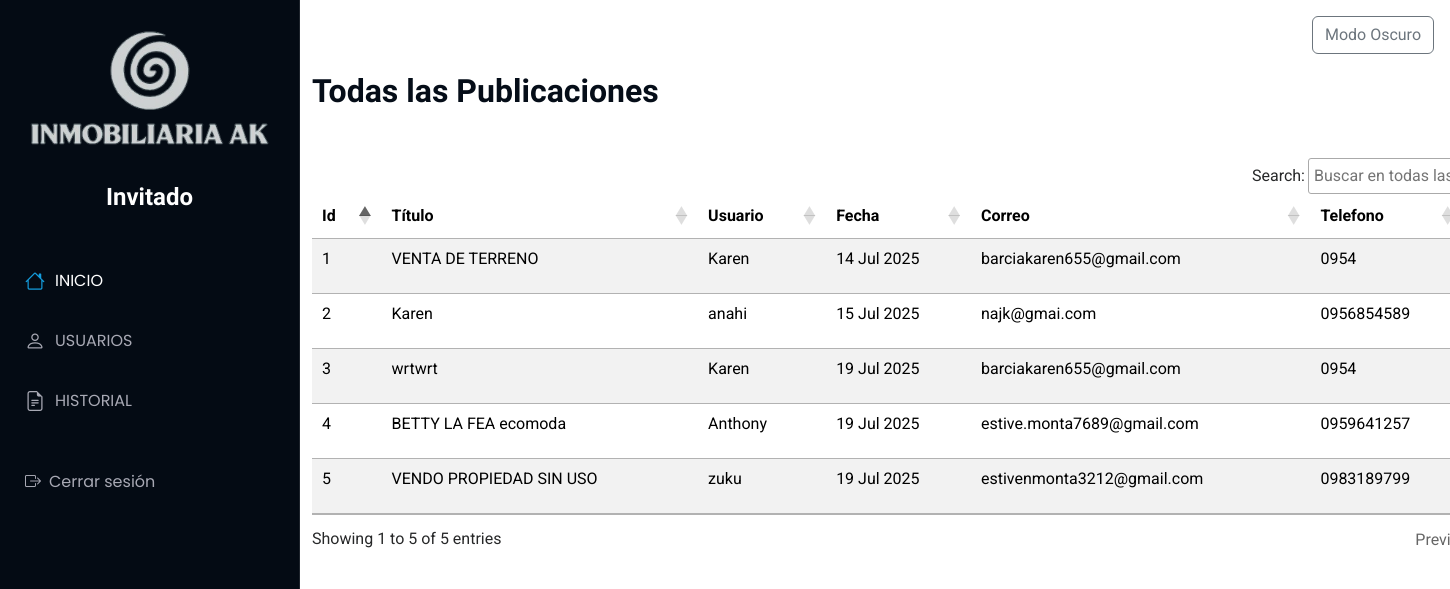
Page /Administrador/admiin (signed in) on the earlier database version.
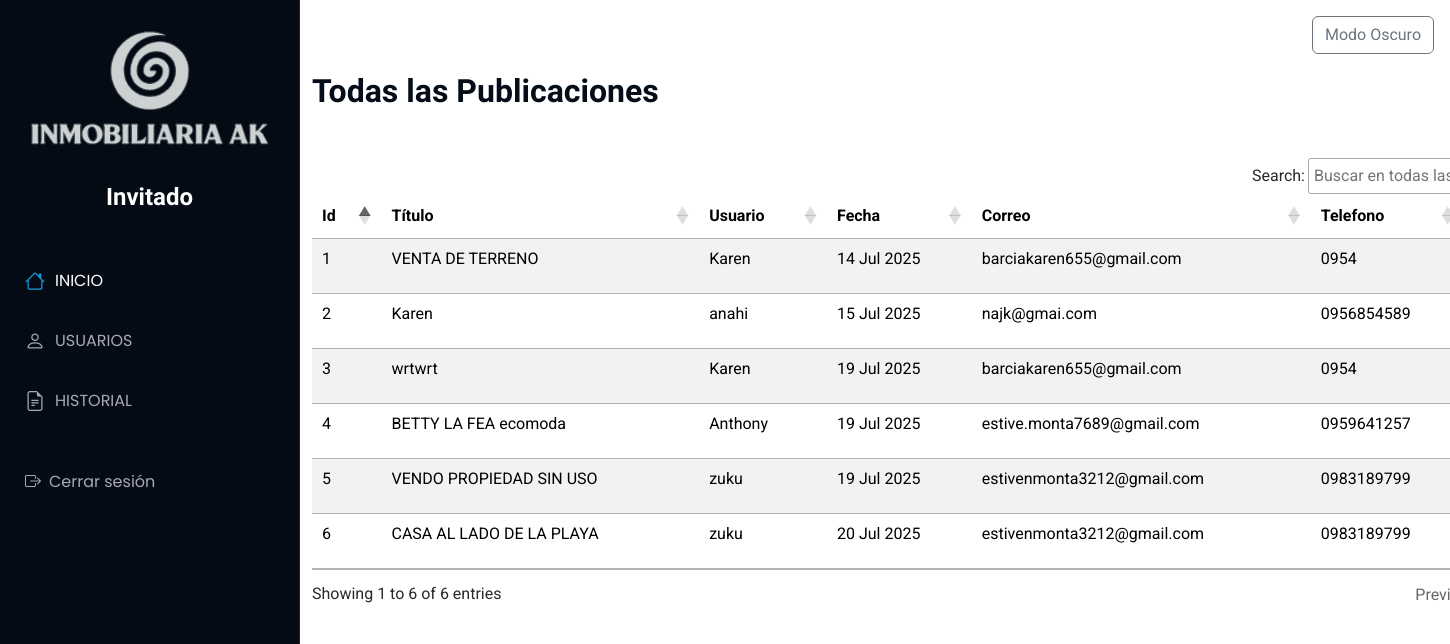
Same page on the later database version.
### Aplicaciones/Publicaciones/models.py (models this page shows)
class Propiedad(models.Model):
    id_propiedad = models.AutoField(primary_key=True)
    titulo = models.CharField(max_length=200)
    imagen = models.FileField(upload_to='propiedades/')
    descripcion = models.TextField()
    precio = models.DecimalField(max_digits=12, decimal_places=2)
    ubicacion=models.CharField(max_length=200,null=True,blank=True)
    usuario = models.ForeignKey(Usuario, on_delete=models.CASCADE)
    latitud = models.DecimalField(max_digits=9, decimal_places=7)
    longitud = models.DecimalField(max_digits=10, decimal_places=7)
    estado = models.CharField(max_length=50)
    fecha_publicacion = models.DateTimeField(auto_now_add=True)
    fecha_actualizacion = models.DateTimeField(auto_now=True,null=True,blank=True)

### Aplicaciones/Usuario/models.py (models this page shows)
class Usuario(models.Model):
    usuario = models.CharField(max_length=150, unique=True)
    contrasena = models.CharField(max_length=128)
    correo = models.EmailField(unique=True,null=True, blank=True)
    telefono = models.CharField(null=True, blank=True)
    fecha_registro = models.DateTimeField(auto_now_add=True,null=True, blank=True)
    telegram_id = models.CharField(max_length=50, null=True, blank=True)

### Aplicaciones/Administrador/views.py (the view)
# urls.py: path('admiin', views.admiin, name='admiin'),
def admiin(request):
    if 'admin_id' not in request.session:
        return redirect('iniciosesion')
    propiedades = Propiedad.objects.select_related('usuario').all()
    return render(request, 'admiin.html', {'propiedades': propiedades})

### Aplicaciones/Administrador/templates/admiin.html (shortened to what this page needs)
{% extends 'admin.html' %}
{% load static %}
{% block body %}
<main class="container mt-4"><br><br>
    <h2 class="mb-4"><b>Todas las Publicaciones</b></h2><br>
    <table class="table table-striped" id="admipubli">
      <thead>
        <tr>
          <th>Id</th>
          <th>Título</th>
          <th>Usuario</th>
          <th>Fecha</th>
          <th>Correo</th>
          <th>Telefono</th>
        </tr>
      </thead>
      <tbody>
        {% for propiedad in propiedades %}
        <tr>
          <td>{{ forloop.counter }}</td>
          <td>{{ propiedad.titulo }}</td>
          <td>{{ propiedad.usuario.usuario }}</td>
          <td>{{ propiedad.fecha_publicacion|date:"d M Y" }}</td>
          <td>{{ propiedad.usuario.correo }}</td>
          <td>{{ propiedad.usuario.telefono }}</td>
        </tr>
        {% endfor %}
      </tbody>
    </table>
</main>
{% endblock %}

Differences in the rows shown:
added Propiedad: titulo "CASA AL LADO DE LA PLAYA", usuario.usuario "zuku", fecha_publicacion "20 Jul 2025", usuario.correo "estivenmonta3212@gmail.com", usuario.telefono "0983189799"
Other differences:
text written by a page script: "Search: Showing 1 to 5 of 5 entries Previous" → "Search: Showing 1 to 6 of 6 entries Previous"
